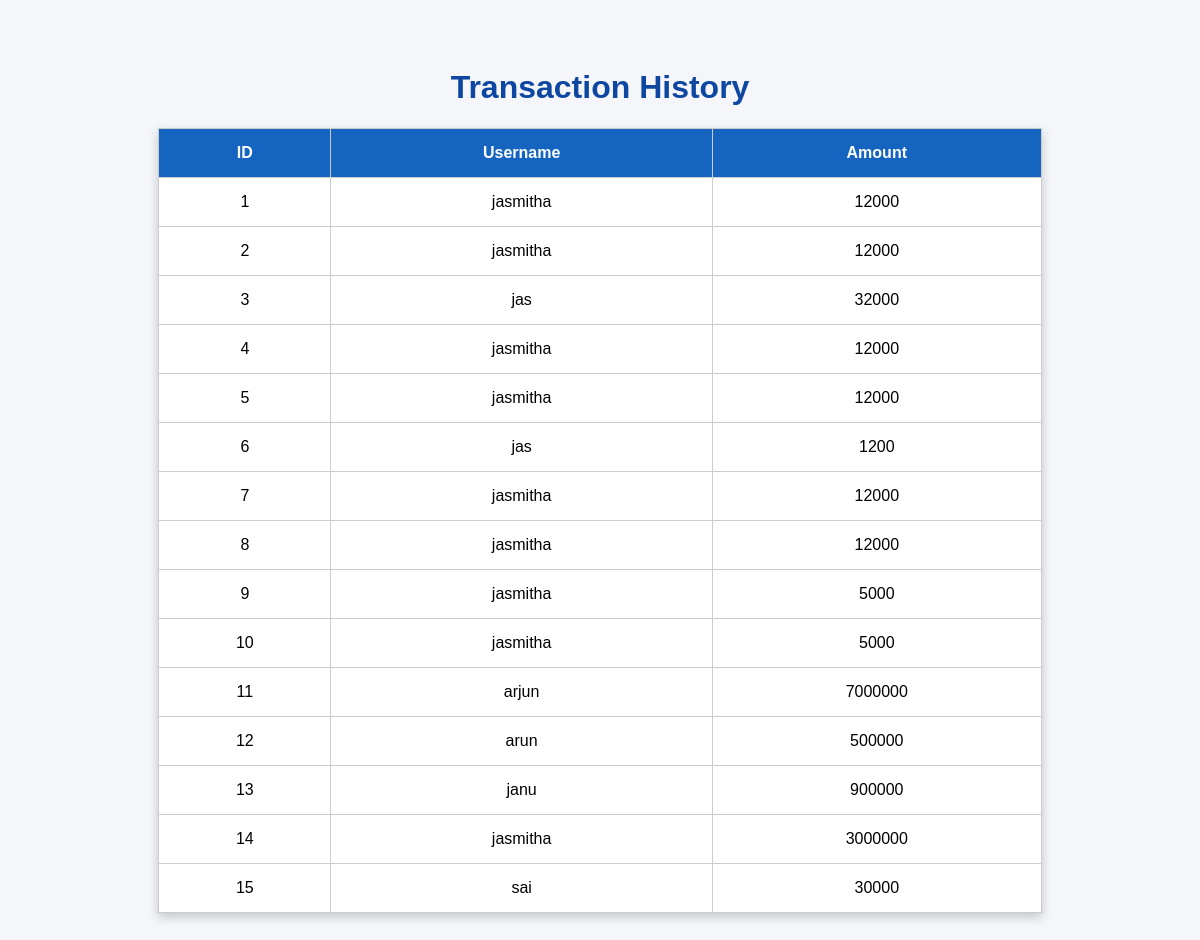
Page /transactions on the committed database.
### tables this page shows
CREATE TABLE transactions (
        id INTEGER PRIMARY KEY AUTOINCREMENT,
        username TEXT,
        amount INTEGER
    );

### app.py (the view)
@app.route("/transactions")
def transactions():
    conn = sqlite3.connect("bank.db")
    cursor = conn.cursor()
    cursor.execute("SELECT * FROM transactions")
    data = cursor.fetchall()
    conn.close()
    return render_template("transactions.html", data=data)

### templates/transactions.html (shortened to what this page needs)
<!DOCTYPE html>
<html>
<head>
</head>
<body>
    <h1>Transaction History</h1>
    <table>
        <tr>
            <th>ID</th>
            <th>Username</th>
            <th>Amount</th>
        </tr>
        {% for row in data %}
        <tr>
            <td>{{ row[0] }}</td>
            <td>{{ row[1] }}</td>
            <td>{{ row[2] }}</td>
        </tr>
        {% endfor %}
    </table>
</body>
</html>

### templates/transactions.html (style rules this page uses)
body { font-family:Arial; background:#f4f6f9; padding:40px; }
h1 { text-align:center; color:#0d47a1; }
table { width:80%; margin:auto; border-collapse:collapse; background:white; box-shadow:0px 4px 10px rgba(0,0,0,0.2); }
th, td { padding:15px; border:1px solid #ccc; text-align:center; }
th { background:#1565c0; color:white; }

### rows in the picture
transactions: id "1", username "jasmitha", amount "12000"
transactions: id "2", username "jasmitha", amount "12000"
transactions: id "3", username "jas", amount "32000"
transactions: id "4", username "jasmitha", amount "12000"
transactions: id "5", username "jasmitha", amount "12000"
transactions: id "6", username "jas", amount "1200"
transactions: id "7", username "jasmitha", amount "12000"
transactions: id "8", username "jasmitha", amount "12000"
transactions: id "9", username "jasmitha", amount "5000"
transactions: id "10", username "jasmitha", amount "5000"
transactions: id "11", username "arjun", amount "7000000"
transactions: id "12", username "arun", amount "500000"
transactions: id "13", username "janu", amount "900000"
transactions: id "14", username "jasmitha", amount "3000000"
transactions: id "15", username "sai", amount "30000"
